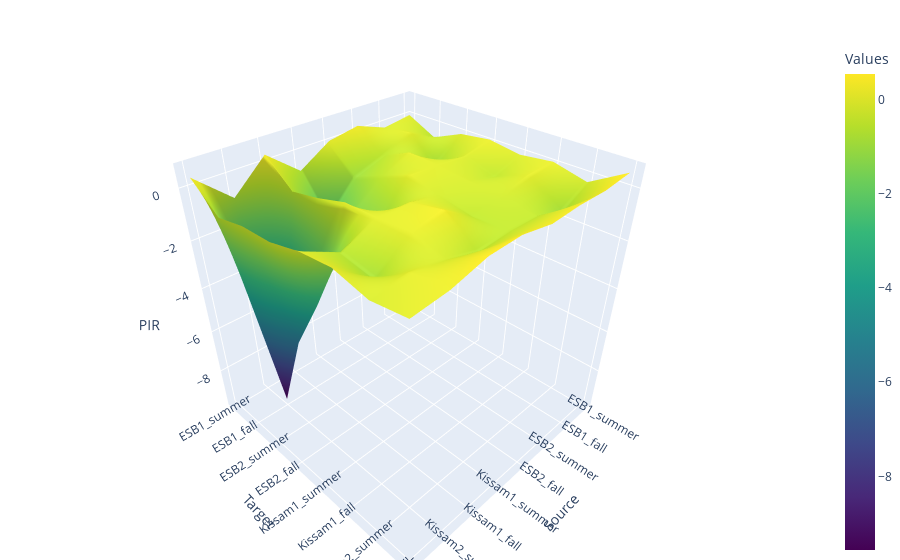

The cell this chart's notebook holds for it:
### Code cell
# Create 3D bar plot using Plotly
fig = go.Figure()

# Add surface plot
fig.add_trace(go.Surface(
    z=df.values,
    x=df.columns,
    y=index_labels,
    colorscale='Viridis',  # choose a colorscale
    colorbar=dict(title='Values'),
))

# Update layout
fig.update_layout(
    scene=dict(
        xaxis=dict(title='Source'),
        yaxis=dict(title='Target'),
        zaxis=dict(title='PIR'),
    ),
    margin=dict(l=0, r=0, b=0, t=40),
)

# Show the plot
fig.show()

### Figure 1 — Plotly figure (JSON) as saved in the notebook; plotly's stock layout.template omitted (floating-point values rounded to 4 significant figures)
{"data": [{"colorbar": {"title": {"text": "Values"}}, "colorscale": [[0, "#440154"], [0.1111, "#482878"], [0.2222, "#3e4989"], [0.3333, "#31688e"], [0.4444, "#26828e"], [0.5556, "#1f9e89"], [0.6667, "#35b779"], [0.7778, "#6ece58"], [0.8889, "#b5de2b"], [1, "#fde725"]], "type": "surface", "x": ["ESB1_summer", "ESB1_fall", "ESB2_summer", "ESB2_fall", "Kissam1_summer", "Kissam1_fall", "Kissam2_summer", "Kissam2_fall"], "y": ["ESB1_summer", "ESB1_fall", "ESB2_summer", "ESB2_fall", "Kissam1_summer", "Kissam1_fall", "Kissam2_summer", "Kissam2_fall"], "z": [[0, -0.1744, 0.2632, 0.04395, -0.7335, 0.3234, -0.8561, 0.3734], [-0.5887, 0, -0.5818, -1.003, -2.343, -0.6035, -9.564, -0.5509], [-0.06533, -0.8958, 0, -0.5099, -1.451, -0.3578, -5.729, -0.307], [0.09356, -0.1459, -0.06588, 0, -1.182, -0.005595, -3.283, -0.2705], [-0.09403, -0.5042, -0.2061, -0.2599, 0, -0.03146, -0.6137, 0.02297], [0.05921, 0.002182, -0.2908, -0.5199, 0.2585, 0, -0.8667, 0.1421], [-0.2561, -0.9145, -0.4915, -0.4774, -0.5945, -0.2382, 0, -0.1795], [0.547, 0.395, 0.4097, 0.3237, 0.543, 0.4866, 0.1361, 0]]}], "layout": {"margin": {"b": 0, "l": 0, "r": 0, "t": 40}, "scene": {"xaxis": {"title": {"text": "Source"}}, "yaxis": {"title": {"text": "Target"}}, "zaxis": {"title": {"text": "PIR"}}}}}
